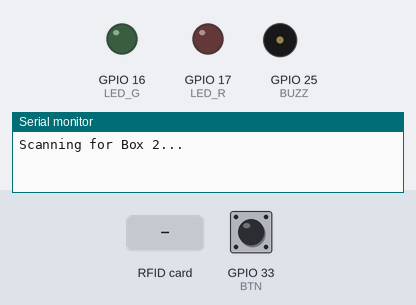
This sketch was run on a simulated ESP32. Parts: output pins drawn as LEDs (lit = HIGH), buzzer (waves = sounding), the last lines printed to the serial monitor. The inputs (shaded band) are chosen by the test bench; at power-on: GPIO 33 (BTN) HIGH. A WiFi scan finds three made-up networks; pins used as bus, display or sensor lines are not drawn. At 7.2 s the program puts the board to deep sleep or switches it off; the recording ends there.

Above: at 3.3 s.
3.4 s: GPIO 33 (BTN) pulled LOW for 0.15 s
At 4.0 s:
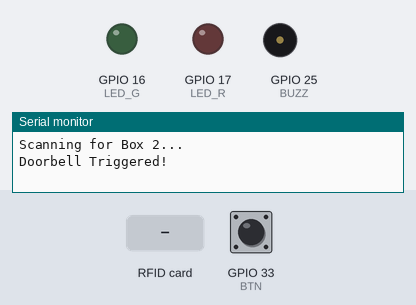
5.0 s: RFID card 5E 7A 19 C4 held to the reader
At 7.12 s:
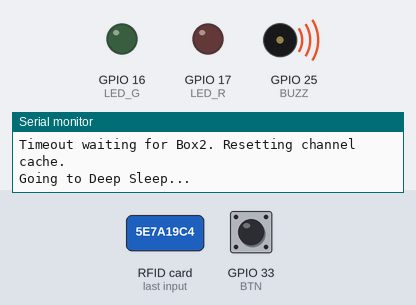
Timing chart, 0 to 7.2 s (numbered marks = the images above; inputs shaded):
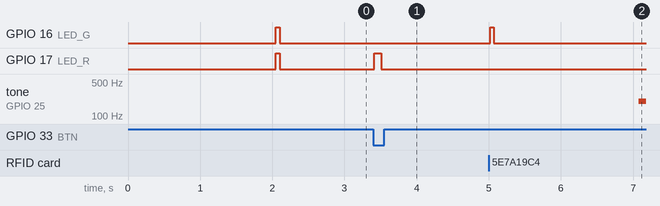

Measured:
- after the input at 3.4 s, GPIO 17 (LED_R): LOW → HIGH at once, → LOW 0.10 s later
- after the input at 5.0 s, GPIO 16 (LED_G): LOW → HIGH at once, → LOW 0.05 s later; tone on GPIO 25 (BUZZ): silent → 200 Hz after 2.1 s

The sketch:

BboxNew.ino
```cpp
#include <WiFi.h>
#include <esp_now.h>
#include <SPI.h>
#include <MFRC522.h>
#include "esp_sleep.h"
#include <esp_wifi.h>

// ---------- PINS ----------
#define SS_PIN   5
#define RST_PIN  27

#define LED_G 16
#define LED_R 17
#define BUZZ  25
#define BTN   33   // Wake & Doorbell button
#define IRQ_PIN 32 // FUTURE: Connect MFRC522 IRQ pin here (Must be an RTC GPIO)

// ---------- TIMERS & CACHE ----------
#define AWAKE_TIME_MS  10000 // Stay awake for 10 seconds after button press
#define RX_TIMEOUT_MS  2000

// RTC Memory survives Deep Sleep to keep connection fast
RTC_DATA_ATTR int32_t savedChannel = 0;

// ---------- BOX 2 MAC ----------
uint8_t box2Mac[] = {0x08,0xB6,0x1F,0xB6,0x1C,0xBC}; // Make sure this matches Box 2!

// ---------- MESSAGE TYPES ----------
enum MsgType : uint8_t {
  MSG_NONE     = 0,
  MSG_DOORBELL = 1,
  MSG_RFID     = 2,
  MSG_RFID_OK  = 10,
  MSG_RFID_BLOCKED = 11,
  MSG_RFID_DENIED  = 12
};

struct __attribute__((packed)) EspNowMsg {
  uint8_t type;
  uint8_t uid[10];
};

// ---------- GLOBALS ----------
MFRC522 rfid(SS_PIN, RST_PIN);
volatile bool responseReceived = false;
volatile MsgType incomingResp = MSG_NONE;
bool buttonReleasedAfterWake = false;
unsigned long awakeTimer = 0;

// ---------- HELPERS ----------
void beep(uint16_t ms) { digitalWrite(BUZZ,HIGH); delay(ms); digitalWrite(BUZZ,LOW); }

// Updated to new ESP-NOW Core v3 signature
void onBox2Response(const esp_now_recv_info_t *info, const uint8_t *data, int len) {
  if(len<1) return;
  incomingResp = (MsgType)data[0];
  responseReceived = true;
}

void sendMsg(EspNowMsg &msg) { esp_now_send(box2Mac, (uint8_t*)&msg, sizeof(msg)); }

void goToSleep() {
  Serial.println("Going to Deep Sleep...");
  digitalWrite(LED_G, LOW);
  digitalWrite(LED_R, LOW);
  delay(100); // Allow serial to flush

  // --- CURRENT WAKE METHOD (BUTTON) ---
  // Wakes ESP32 when BTN (GPIO 33) is pulled LOW
  esp_sleep_enable_ext0_wakeup((gpio_num_t)BTN, 0);

  // --- FUTURE WAKE METHOD (RFID IRQ) ---
  // To use this later, wire the MFRC522 IRQ pin to GPIO 32 and uncomment below:
  /*
  rfid.PCD_WriteRegister(rfid.ComIEnReg, 0xA0); // Enable Rx IRQ
  rfid.PCD_WriteRegister(rfid.DivIEnReg, 0x80); // Enable IRQ pin
  esp_sleep_enable_ext1_wakeup(1ULL << IRQ_PIN, ESP_EXT1_WAKEUP_ALL_LOW);
  */

  esp_deep_sleep_start();
}

void handleFeedback(MsgType resp){
  switch(resp){
    case MSG_RFID_OK:
      Serial.println("Access Granted");
      digitalWrite(LED_R,LOW); digitalWrite(LED_G,HIGH);
      tone(BUZZ,2000,150); delay(200); tone(BUZZ,3000,150); delay(1000); break;
    case MSG_RFID_BLOCKED:
      Serial.println("Access Blocked");
      for(int i=0;i<3;i++){ digitalWrite(LED_R,HIGH); tone(BUZZ,200,300); delay(300); digitalWrite(LED_R,LOW); delay(100);}
      break;
    case MSG_RFID_DENIED:
      Serial.println("Access Denied");
      for(int i=0;i<2;i++){ digitalWrite(LED_R,HIGH); tone(BUZZ,500,150); delay(200); digitalWrite(LED_R,LOW); delay(100);}
      break;
    default: break;
  }
  digitalWrite(LED_R,LOW); digitalWrite(LED_G,LOW);
}

// ---------- CHANNEL SYNC ----------
int32_t getBox2Channel() {
  Serial.println("Scanning for Box 2...");
  int n = WiFi.scanNetworks(false, true);
  for (int i = 0; i < n; i++) {
    // FIXED: Now correctly matches Box 2's AP name
    if (WiFi.SSID(i) == "KeyVolution_Setup") return WiFi.channel(i);
  }
  return 0;
}

// ---------- SETUP ----------
void setup(){
  Serial.begin(115200);

  pinMode(LED_R,OUTPUT); pinMode(LED_G,OUTPUT); pinMode(BUZZ,OUTPUT);
  pinMode(BTN,INPUT_PULLUP);
  // pinMode(IRQ_PIN, INPUT_PULLUP); // FUTURE: Uncomment for IRQ

  // ESP-NOW Sync
  WiFi.mode(WIFI_STA);
  if (savedChannel == 0) savedChannel = getBox2Channel();

  if (savedChannel > 0) {
    esp_wifi_set_promiscuous(true);
    esp_wifi_set_channel(savedChannel, WIFI_SECOND_CHAN_NONE);
    esp_wifi_set_promiscuous(false);
  }

  if(esp_now_init()!=ESP_OK) { goToSleep(); return; }
  esp_now_register_recv_cb(onBox2Response);

  esp_now_peer_info_t peer{};
  memcpy(peer.peer_addr, box2Mac,6);
  peer.channel = (savedChannel > 0) ? savedChannel : 0;
  peer.encrypt=false;
  esp_now_add_peer(&peer);

  // RFID Init
  SPI.begin(); rfid.PCD_Init();

  // Indicate Wake State to User (Quick Flash)
  digitalWrite(LED_R, HIGH); digitalWrite(LED_G, HIGH); delay(50);
  digitalWrite(LED_R, LOW); digitalWrite(LED_G, LOW);

  // Clear any pending RFID interrupts from previous wakes
  // rfid.PCD_WriteRegister(rfid.ComIrqReg, 0x7F); // FUTURE: Uncomment for IRQ

  awakeTimer = millis();
}

// ---------- LOOP ----------
void loop(){
  // 1. Check if our 10-second window is over
  if (millis() - awakeTimer > AWAKE_TIME_MS) {
    goToSleep();
  }

  // 2. Doorbell Logic
  // Wait until the user lets go of the button from the initial "wake" press
  if (digitalRead(BTN) == HIGH) {
    buttonReleasedAfterWake = true;
  }

  // If they press it AGAIN while awake, ring the doorbell
  if (buttonReleasedAfterWake && digitalRead(BTN) == LOW) {
    Serial.println("Doorbell Triggered!");
    EspNowMsg msg{};
    msg.type = MSG_DOORBELL;
    sendMsg(msg);
    digitalWrite(LED_R,HIGH); beep(100); digitalWrite(LED_R,LOW);

    buttonReleasedAfterWake = false; // Require release again
    awakeTimer = millis(); // Extend the sleep timer since they are interacting
    delay(500); // Debounce
  }

  // 3. RFID Logic
  if(rfid.PICC_IsNewCardPresent() && rfid.PICC_ReadCardSerial()) {
    EspNowMsg msg{};
    msg.type = MSG_RFID;
    memset(msg.uid, 0, sizeof(msg.uid));
    memcpy(msg.uid, rfid.uid.uidByte, rfid.uid.size);

    digitalWrite(LED_G,HIGH); beep(50); digitalWrite(LED_G,LOW);

    responseReceived = false;
    incomingResp = MSG_NONE;
    sendMsg(msg);

    // Wait for Box 2 Reply
    unsigned long start = millis();
    bool gotReply = false;
    while(millis() - start < RX_TIMEOUT_MS){
      if(responseReceived){
        handleFeedback(incomingResp);
        gotReply = true;
        break;
      }
      delay(10);
    }

    // Failsafe for dropped connections
    if(!gotReply){
      Serial.println("Timeout waiting for Box2. Resetting channel cache.");
      tone(BUZZ,200,500);
      savedChannel = 0; // Force a Wi-Fi scan on the next wake up
    }

    goToSleep(); // Immediately sleep after processing the card
  }
}
```
